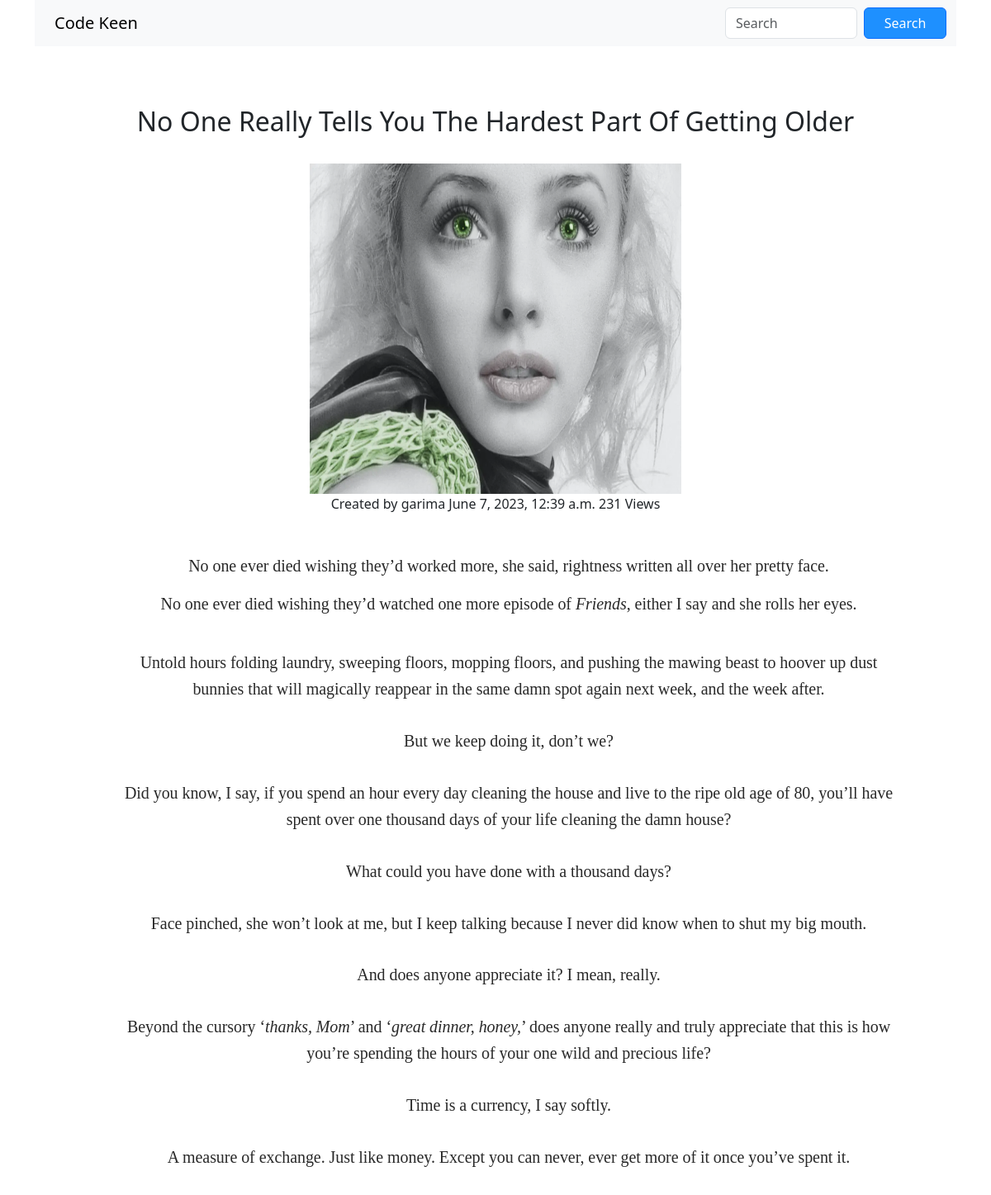
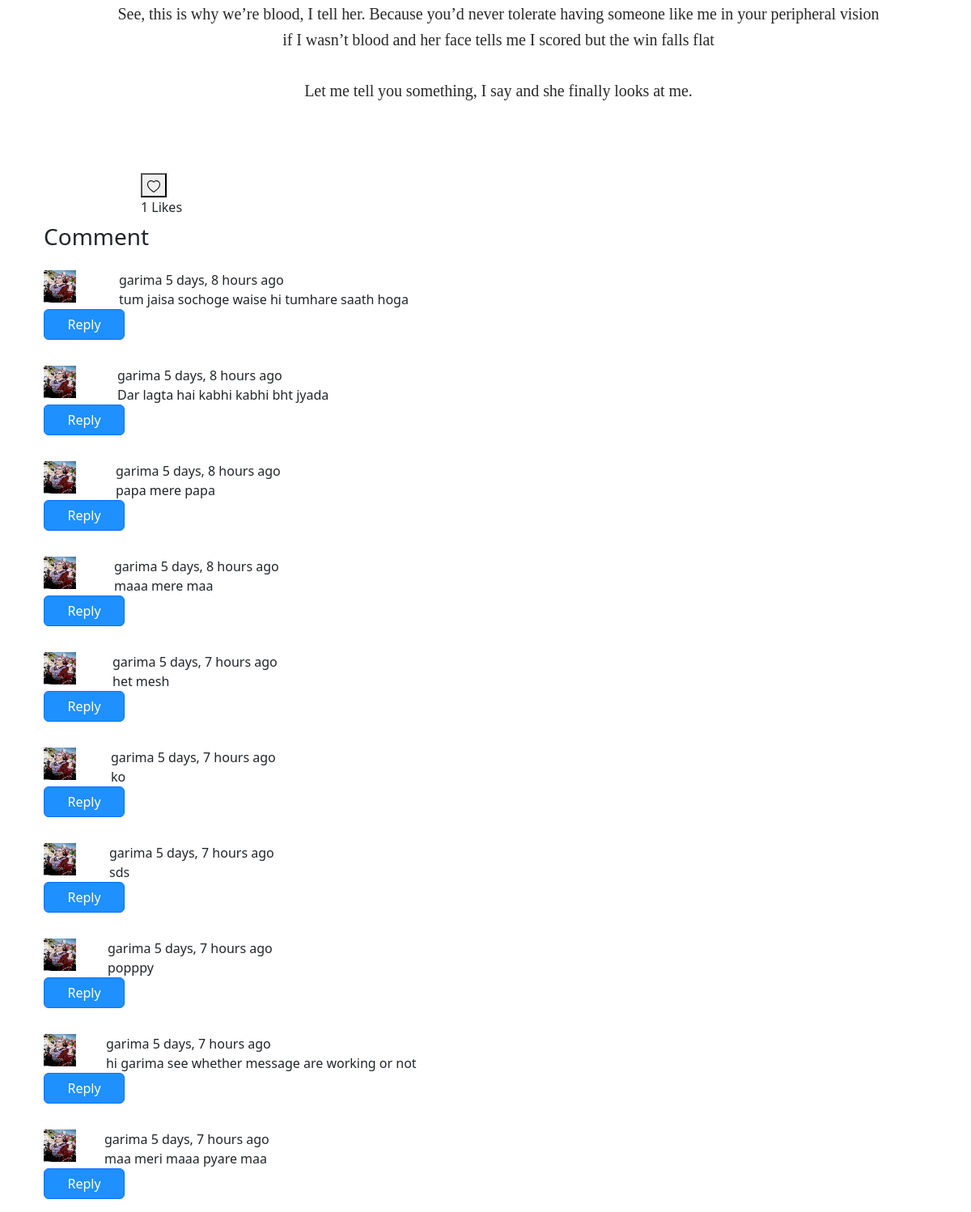
The app's page /blogs/viewpage/no-one-really-tells-you-the-hardest-part-of-getting-older/ with its own data (2 pictures, top to bottom).
### blogapp/models.py (models this page shows, shortened)
class Blogmodel(models.Model):
    title = models.CharField(max_length=100)
    content = FroalaField()
    slug = models.SlugField( max_length=100,blank=True,null=True)
    images = models.ImageField ( default = " " ,upload_to = "images/")
    created_at = models.DateTimeField (auto_now_add=True )
    user = models.ForeignKey(User,blank=True , null = True , on_delete = models.CASCADE)
    updated_at = models.DateTimeField(auto_now=True)
    views = models.IntegerField(default = 0)
    likes = models.ManyToManyField(User,related_name='blog_post')

class BlogComment(models.Model):
    comment = models.TextField()
    user = models.ForeignKey(User,blank=True , null = True , on_delete = models.CASCADE)
    post = models.ForeignKey(Blogmodel,on_delete = models.CASCADE)
    parent = models.ForeignKey('self',null=True,on_delete=models.CASCADE)
    timestamp = models.DateTimeField(default=now)
    def __str__(self):
        return (self.comment)

### blogapp/views.py (the view, shortened to what this page needs)
# urls.py: path('viewpage/<slug>/',views.viewpage,name = 'viewpage'),
def viewpage(request,slug):
    commentwalapost = Blogmodel.objects.get ( slug=slug )
    if commentwalapost:
         comment = BlogComment.objects.filter ( post=commentwalapost,parent=None)
         replies = BlogComment.objects.filter(post=commentwalapost).exclude(parent = None)
         print(replies)
         reply_dict={}
         for r in replies:
             if r.parent not  in reply_dict:
                 reply_dict[r.parent] = [r]
             else:
                 reply_dict[r.parent].append(r)
         print("dict",reply_dict)
    msg = False
    post = Blogmodel.objects.filter(slug = slug)[0]
    post.views += 1
    print(post.views)
    post.save()
    user = request.user
    if post.likes.filter ( id=user.id ):
        post.likes.add ( user )
        msg = True
    return render(request,'viewpage.html',{'post':post,'msg':msg,'comment':comment,'reply_dict':reply_dict})

### blogapp/models.py (called while the page is built)
@receiver(pre_save, sender=Blogmodel)
def pre_save_receiver(sender, instance, *args, **kwargs):
   if not instance.slug:
       instance.slug = unique_slug_generator(instance)

### templates/viewpage.html (shortened to what this page needs)
{% extends 'base.html' %}
{% block content %}
{% load humanize %}
{% load extras %}
<div class="container box mt-4">
<div class="  row mt-5 mx-5">
 <h2 class="text-center">{{post.title}}</h2>
    <div class="text-center mt-4"><img src="/media/{{post.images}}/" class="img"   alt="..."></div>
    <div class="text-center ">Created by {{post.user}} {{post.created_at}}  {{post.views}} Views</div>
    <div class="container mt-5">
        <div class=" container mx-3 text-center">{{post.content| safe}}</div>
    <div class="like mx-5 mt-5 container">
          <form method="POST">
          <button>
              </button>
              </form>
        <span class="no-of-likes">{{post.likes.count}} Likes</span>
  </div>
    </div>
</div>
<h3 class="mt-2">Comment</h3>
    {% for i in comment %}
      <div class="row mt-3">
          <div class="col-md-1">
          <div><img src="/media/images/muskan_.jpg/" alt="" height="40" width="40" srcset=""></div>
          </div>
          <div class="col-md-11">
          <div> {{i.user}}   {{i.timestamp | naturaltime }}</div>
          <div>{{i.comment}}</div>
          </div>
           <p>
  <button class="btn btn-small  btn-primary" type="button" data-bs-toggle="collapse" data-bs-target="#collapseExample{{i.id}}" aria-expanded="false" aria-controls="collapseExample">
   Reply
  </button>
</p>
    {% endfor %}
</div>
  </div>
{% endblock %}

### templates/viewpage.html (style rules this page uses)
.box { display:flex; flex-direction:column; }
.img { height:400px; width:450px; }
button.btn { background-color: DodgerBlue; width:100px; }

### records on screen
Blogmodel: title "No One Really Tells You The Hardest Part Of Getting Older", images (picture), user "garima", created_at "June 7, 2023, 12:39 a.m.", views "231", content "No one ever died wishing they’d worked more, she said, rightness written all over her pretty face. No one ever died wishing they’d watched one more episode of Friends , either I say and she rolls her eyes. Untold hours folding laundry, sweeping floors, mopping floors, and pushing the mawing beast to hoover up dust bunnies that will magically reappear in the same damn spot again next week, and the week after. But we keep doing it, don’t we? Did you know, I say, if you spend an hour every day cleaning the house and live to the ripe old age of 80, you’ll have spent over one thousand days of your life cleaning the damn house? What could you have done with a thousand days? Face pinched, she…", likes.count "1"
BlogComment: user "garima", timestamp "5 days, 8 hours ago", comment "tum jaisa sochoge waise hi tumhare saath hoga"
BlogComment: user "garima", timestamp "5 days, 8 hours ago", comment "Dar lagta hai kabhi kabhi bht jyada"
BlogComment: user "garima", timestamp "5 days, 8 hours ago", comment "papa mere papa"
BlogComment: user "garima", timestamp "5 days, 8 hours ago", comment "maaa mere maa"
BlogComment: user "garima", timestamp "5 days, 7 hours ago", comment "het mesh"
BlogComment: user "garima", timestamp "5 days, 7 hours ago", comment "ko"
BlogComment: user "garima", timestamp "5 days, 7 hours ago", comment "sds"
BlogComment: user "garima", timestamp "5 days, 7 hours ago", comment "popppy"
BlogComment: user "garima", timestamp "5 days, 7 hours ago", comment "hi garima see whether message are working or not"
BlogComment: user "garima", timestamp "5 days, 7 hours ago", comment "maa meri maaa pyare maa"
